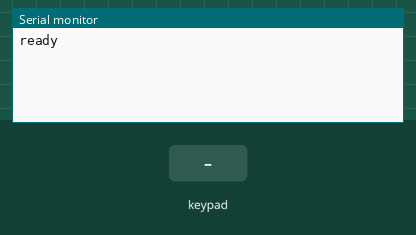
The sketch below on a simulated Arduino Uno, built with avr-gcc and run on an emulated ATmega328P. Parts: the last lines printed to the serial monitor. Wiring (inferred from the names in the program): 3×3 keypad with keys C B A F E D I H G: rows pin 2, pin 3, pin 4; columns pin 5, pin 6, pin 7. The inputs (shaded band) are chosen by the test bench. The audio player accepts every command and is not drawn.

Above: at 3.7 s.
3.8 s: key 'C' pressed
At 5.0 s:
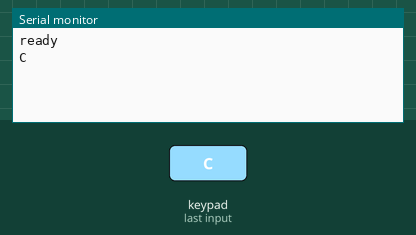
5.3 s: key 'B' pressed
At 6.4 s:
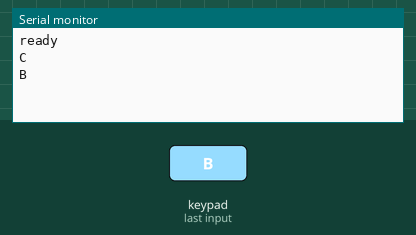
6.8 s: key 'A' pressed
At 7.5 s:
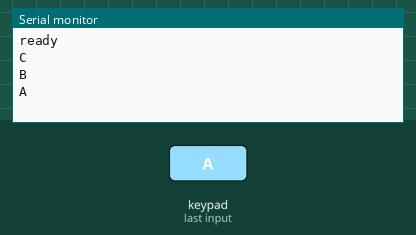
8.3 s: key 'F' pressed
At 8.6 s:
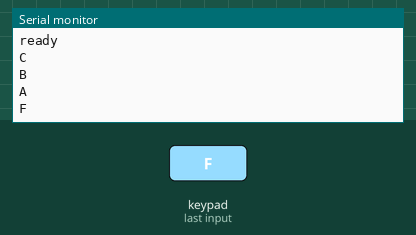
9.8 s: key 'E' pressed
At 11.0 s:
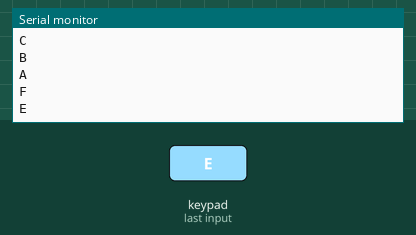
11.3 s: key 'D' pressed
At 12.1 s:
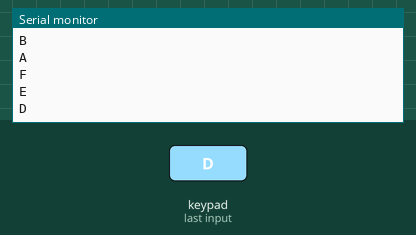

The sketch:

brahm_learning_pad_6letter.ino
```cpp
// Include library for serial communication using digital pins
#include <SoftwareSerial.h>

// Include library to control the DFPlayer Mini audio module
#include <DFRobotDFPlayerMini.h>

// Create software serial connection
// A4 = RX (receive), A3 = TX (transmit)
SoftwareSerial mySerial(A4, A3);

// Create DFPlayer object
DFRobotDFPlayerMini mp3;

// Define row pins for the button matrix
// These pins will activate each row one by one
int rowPins[3] = {2, 3, 4};

// Define column pins for the button matrix
// These pins detect which button is pressed
int colPins[3] = {5, 6, 7};

// Labels corresponding to each button position
// This is used to print which letter was pressed
char labels[3][3] = {
  {'C','B','A'},
  {'F','E','D'},
  {'I','H','G'}
};

// Audio track numbers stored in the SD card
// Each button corresponds to a specific audio file
int tracks[3][3] = {
  {3, 2, 1},
  {6, 5, 4},
  {9, 8, 7}
};

void setup() {

  // Start serial communication for debugging
  Serial.begin(9600);

  // Configure row pins as OUTPUT
  // Initially keep them HIGH (inactive)
  for (int r = 0; r < 3; r++) {
    pinMode(rowPins[r], OUTPUT);
    digitalWrite(rowPins[r], HIGH);
  }

  // Configure column pins as INPUT with internal pull-up resistors
  // This helps detect button presses
  for (int c = 0; c < 3; c++) {
    pinMode(colPins[c], INPUT_PULLUP);
  }

  // Start communication with DFPlayer module
  mySerial.begin(9600);

  // Give time for module to initialize
  delay(2000);

  // Check if DFPlayer is connected properly
  if (!mp3.begin(mySerial)) {
    Serial.println("dfplayer not found");
    while (true); // Stop program if module not detected
  }

  // Set audio volume (0–30)
  mp3.volume(20);

  Serial.println("ready");
}

void loop() {

  // Scan each row of the button matrix
  for (int r = 0; r < 3; r++) {

    // Activate the current row
    digitalWrite(rowPins[r], LOW);

    // Check each column in the active row
    for (int c = 0; c < 3; c++) {

      // If button is pressed (LOW because of pull-up)
      if (digitalRead(colPins[c]) == LOW) {

        // Print the letter corresponding to the button
        Serial.println(labels[r][c]);

        // Play the associated audio track from folder 1
        mp3.playFolder(1, tracks[r][c]);

        // Wait until the button is released
        while (digitalRead(colPins[c]) == LOW) delay(10);

        // Small delay to avoid multiple detections
        delay(100);
      }
    }

    // Deactivate the row after scanning
    digitalWrite(rowPins[r], HIGH);
  }
}
```

Measured:
- after the input at 3.8 s, the serial monitor: prints a new line at once (image 1)
- after the input at 5.3 s, the serial monitor: prints a new line at once (image 2)
- after the input at 6.8 s, the serial monitor: prints a new line at once (image 3)
- after the input at 8.3 s, the serial monitor: prints a new line at once (image 4)
- after the input at 9.8 s, the serial monitor: prints a new line at once (image 5)
- after the input at 11.3 s, the serial monitor: prints a new line at once (image 6)
